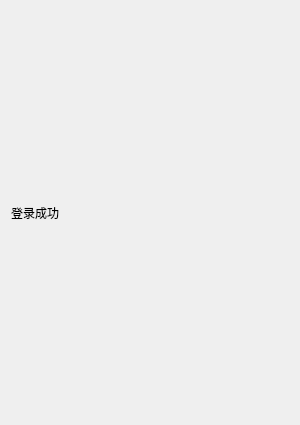
<?xml version="1.0" encoding="UTF-8"?>
<ui version="4.0">
 <class>chatDialog</class>
 <widget class="QDialog" name="chatDialog">
  <property name="geometry">
   <rect>
    <x>0</x>
    <y>0</y>
    <width>300</width>
    <height>425</height>
   </rect>
  </property>
  <property name="windowTitle">
   <string>Dialog</string>
  </property>
  <layout class="QHBoxLayout" name="horizontalLayout">
   <item>
    <layout class="QVBoxLayout" name="verticalLayout">
     <item>
      <widget class="QLabel" name="label">
       <property name="text">
        <string>登录成功</string>
       </property>
      </widget>
     </item>
    </layout>
   </item>
  </layout>
 </widget>
 <resources/>
 <connections/>
</ui>
